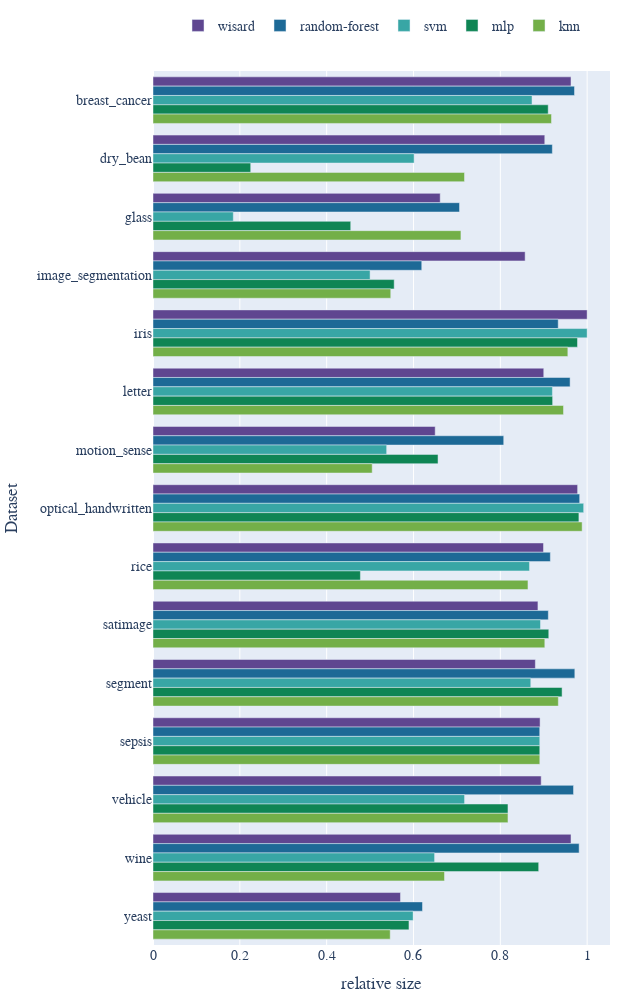

The cell this chart's notebook holds for it:
### Code cell
# Assume 'results' DataFrame with columns: 'dataset', 'model', 'accuracy'

# Create a grouped horizontal bar chart for accuracy per model and dataset with reversed bar groups
fig_grouped_bar = px.bar(
    n,
    y="dataset",
    x="metric",
    # error_x="metric_std",
    color="model",
    #  title='Metric Comparison by Model and Dataset',
    labels={"metric": "Performance", "dataset": "Dataset", "model": ""},
    barmode="group",
    orientation='h',
    color_discrete_sequence=px.colors.qualitative.Prism,
)


# Reverse the order of the bar groups
fig_grouped_bar.update_layout(
    yaxis=dict(autorange="reversed"),
)

# Display the plot
fig_grouped_bar.update_layout(
    legend=dict(
        orientation="h", yanchor="top", y=1.05, xanchor="center", x=0.5
    ),
    height=1200,
    width=2480 / 4,
    font=dict(family="Times New Roman", size=14),
)

write_figure("models_performance_horizontal.pdf", fig_grouped_bar)
fig_grouped_bar.show()

### Figure 1 — Plotly figure (JSON) as saved in the notebook; plotly's stock layout.template omitted (floating-point values rounded to 4 significant figures)
{"data": [{"alignmentgroup": "True", "hovertemplate": "=wisard<br>Performance=%{x}<br>Dataset=%{y}<extra></extra>", "legendgroup": "wisard", "marker": {"color": "rgb(95, 70, 144)", "pattern": {"shape": ""}}, "name": "wisard", "offsetgroup": "wisard", "orientation": "h", "showlegend": true, "textposition": "auto", "type": "bar", "x": [0.9628, 0.9024, 0.6615, 0.8571, 1, 0.9001, 0.65, 0.978, 0.8994, 0.8867, 0.8807, 0.8916, 0.8941, 0.9629, 0.57], "xaxis": "x", "y": ["breast_cancer", "dry_bean", "glass", "image_segmentation", "iris", "letter", "motion_sense", "optical_handwritten", "rice", "satimage", "segment", "sepsis", "vehicle", "wine", "yeast"], "yaxis": "y"}, {"alignmentgroup": "True", "hovertemplate": "=random-forest<br>Performance=%{x}<br>Dataset=%{y}<extra></extra>", "legendgroup": "random-forest", "marker": {"color": "rgb(29, 105, 150)", "pattern": {"shape": ""}}, "name": "random-forest", "offsetgroup": "random-forest", "orientation": "h", "showlegend": true, "textposition": "auto", "type": "bar", "x": [0.9709, 0.9198, 0.706, 0.619, 0.9333, 0.9607, 0.8078, 0.9828, 0.9153, 0.9106, 0.9716, 0.8908, 0.9686, 0.9816, 0.6207], "xaxis": "x", "y": ["breast_cancer", "dry_bean", "glass", "image_segmentation", "iris", "letter", "motion_sense", "optical_handwritten", "rice", "satimage", "segment", "sepsis", "vehicle", "wine", "yeast"], "yaxis": "y"}, {"alignmentgroup": "True", "hovertemplate": "=svm<br>Performance=%{x}<br>Dataset=%{y}<extra></extra>", "legendgroup": "svm", "marker": {"color": "rgb(56, 166, 165)", "pattern": {"shape": ""}}, "name": "svm", "offsetgroup": "svm", "orientation": "h", "showlegend": true, "textposition": "auto", "type": "bar", "x": [0.8731, 0.6014, 0.185, 0.5, 1, 0.92, 0.5382, 0.992, 0.8672, 0.8925, 0.8701, 0.8909, 0.7176, 0.6486, 0.5992], "xaxis": "x", "y": ["breast_cancer", "dry_bean", "glass", "image_segmentation", "iris", "letter", "motion_sense", "optical_handwritten", "rice", "satimage", "segment", "sepsis", "vehicle", "wine", "yeast"], "yaxis": "y"}, {"alignmentgroup": "True", "hovertemplate": "=mlp<br>Performance=%{x}<br>Dataset=%{y}<extra></extra>", "legendgroup": "mlp", "marker": {"color": "rgb(15, 133, 84)", "pattern": {"shape": ""}}, "name": "mlp", "offsetgroup": "mlp", "orientation": "h", "showlegend": true, "textposition": "auto", "type": "bar", "x": [0.9103, 0.2251, 0.4554, 0.5556, 0.9778, 0.9205, 0.6565, 0.981, 0.4777, 0.9116, 0.9423, 0.8909, 0.8176, 0.8884, 0.5896], "xaxis": "x", "y": ["breast_cancer", "dry_bean", "glass", "image_segmentation", "iris", "letter", "motion_sense", "optical_handwritten", "rice", "satimage", "segment", "sepsis", "vehicle", "wine", "yeast"], "yaxis": "y"}, {"alignmentgroup": "True", "hovertemplate": "=knn<br>Performance=%{x}<br>Dataset=%{y}<extra></extra>", "legendgroup": "knn", "marker": {"color": "rgb(115, 175, 72)", "pattern": {"shape": ""}}, "name": "knn", "offsetgroup": "knn", "orientation": "h", "showlegend": true, "textposition": "auto", "type": "bar", "x": [0.9179, 0.7175, 0.7093, 0.5476, 0.9556, 0.9455, 0.5049, 0.9884, 0.8637, 0.9025, 0.9336, 0.891, 0.8176, 0.6714, 0.5464], "xaxis": "x", "y": ["breast_cancer", "dry_bean", "glass", "image_segmentation", "iris", "letter", "motion_sense", "optical_handwritten", "rice", "satimage", "segment", "sepsis", "vehicle", "wine", "yeast"], "yaxis": "y"}], "layout": {"barmode": "group", "font": {"family": "Times New Roman", "size": 14}, "height": 1000, "legend": {"orientation": "h", "title": {"text": ""}, "tracegroupgap": 0, "traceorder": "normal", "x": 0.5, "xanchor": "center", "y": 1.07, "yanchor": "top"}, "margin": {"b": 10, "l": 10, "r": 10, "t": 10}, "width": 620, "xaxis": {"anchor": "y", "domain": [0, 1], "title": {"text": "relative size"}}, "yaxis": {"anchor": "x", "autorange": "reversed", "domain": [0, 1], "title": {"text": "Dataset"}}}}
